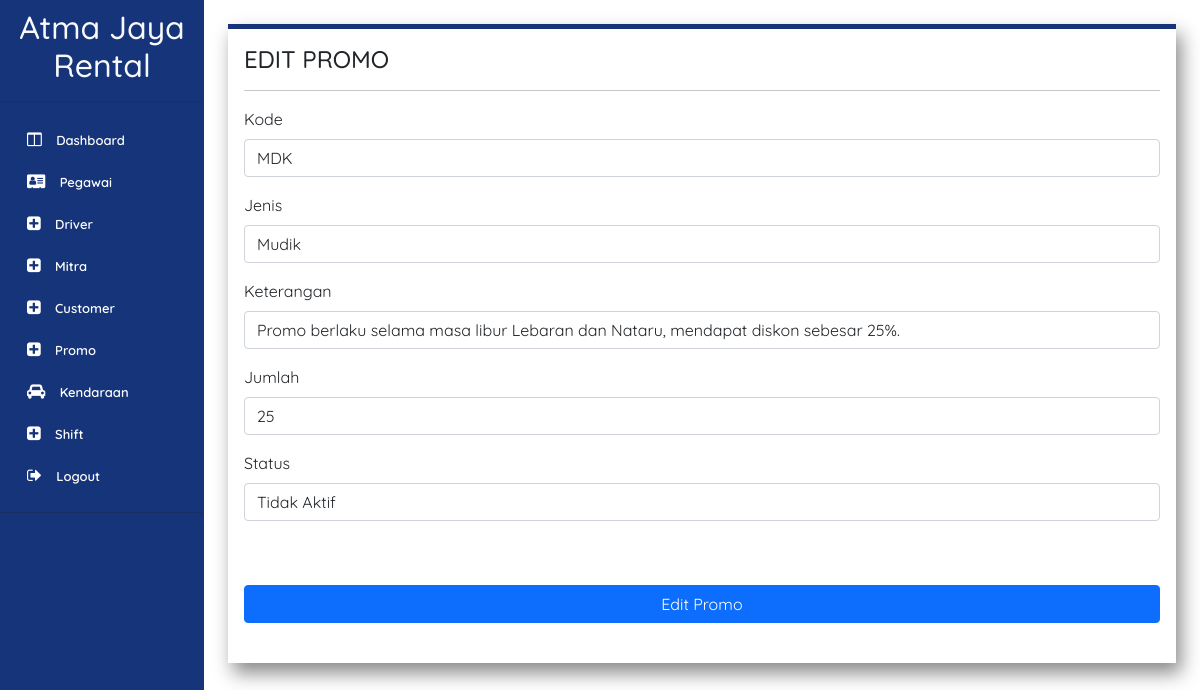
/page/editPromoPage.php?id=1 (signed in), run on the app's committed database.
### tables this page shows
CREATE TABLE `promo` (
  `ID_PROMO` bigint(3) NOT NULL,
  `KODE_PROMO` varchar(25) NOT NULL,
  `JENIS_PROMO` varchar(20) NOT NULL,
  `KETERANGAN_PROMO` varchar(255) DEFAULT NULL,
  `BESAR_PROMO` int(3) NOT NULL,
  `STATUS_PROMO` enum('Aktif','Tidak Aktif') NOT NULL
);

### page/editPromoPage.php (the view, shortened to what this page needs)
<?php
 include '../component/sidebarAdmin.php';
?>
<?php
  $id_promo = $_GET['id'];
  $promo = mysqli_query($con, "SELECT * FROM promo WHERE id_promo = '$id_promo'") or die(mysqli_error($con));
  $data = mysqli_fetch_array($promo);
echo'
<!doctype html>
<html lang="en">
  <head>
    <link href="https://cdn.jsdelivr.net/npm/bootstrap@5.0.2/dist/css/bootstrap.min.css" rel="stylesheet">
    <link href="style.css" rel="stylesheet">
  </head>
 <div class="container p-3 m-4 h-100" style="background-color: #FFFFFF; border-top: 5px solid #17337A;  box-shadow: 5px 10px 18px #888888;" >
    <h4 >EDIT PROMO</h4>
    <hr>
    <form action="../process/editPromoProcess.php?id='.$data[0].'" method="post">
    <div class="mb-3">
          <label for="exampleInputEmail1" class="form-label">Kode</label>
          <input class="form-control" id="kode_promo" required name="kode_promo" aria-describedby="emailHelp" value = "'.$data[1].'">
    </div>
    <div class="mb-3">
          <label for="exampleInputEmail1" class="form-label">Jenis</label>
          <input class="form-control" id="jenis_promo" required name="jenis_promo" aria-describedby="emailHelp" value = "'.$data[2].'">
    </div>
    <div class="mb-3">
          <label for="exampleInputEmail1" class="form-label">Keterangan</label>
          <input type="form-control" class="form-control" id="keterangan_promo" required name="keterangan_promo" aria-describedby="emailHelp" value = "'.$data[3].'">
    </div>
    <div class="mb-3">
          <label for="exampleInputEmail1" class="form-label">Jumlah</label>
          <input type="form-control" class="form-control" id="besar_promo" required name="besar_promo" aria-describedby="emailHelp" value = "'.$data[4].'">
    </div>
    <div class="mb-3">
    <label for="exampleInputEmail1" class="form-label">Status</label>
    <input type="form-control" class="form-control" id="status_promo" required name="status_promo" aria-describedby="emailHelp" value = "'.$data[5].'">
</div>
          <br><br>
        <div class="d-grid gap-2">
            <button type="submit" class="btn btn-primary" name="editPromo">Edit Promo</button>
        </div>
        <br>
 </form>
 </div>
 </aside>
</body>
</html>
  '
?>

### style/style.css (style rules this page uses)
* { font-family: 'Quicksand', sans-serif; }

### component/sidebarAdmin.php (style rules this page uses)
* { font-family: "Quicksand", sans-serif; }

### data on the page
promo: kode_promo "MDK", jenis_promo "Mudik", keterangan_promo "Promo berlaku selama masa libur Lebaran dan Nataru, mendapat diskon sebesar 25%.", besar_promo "25", status_promo "Tidak Aktif"
